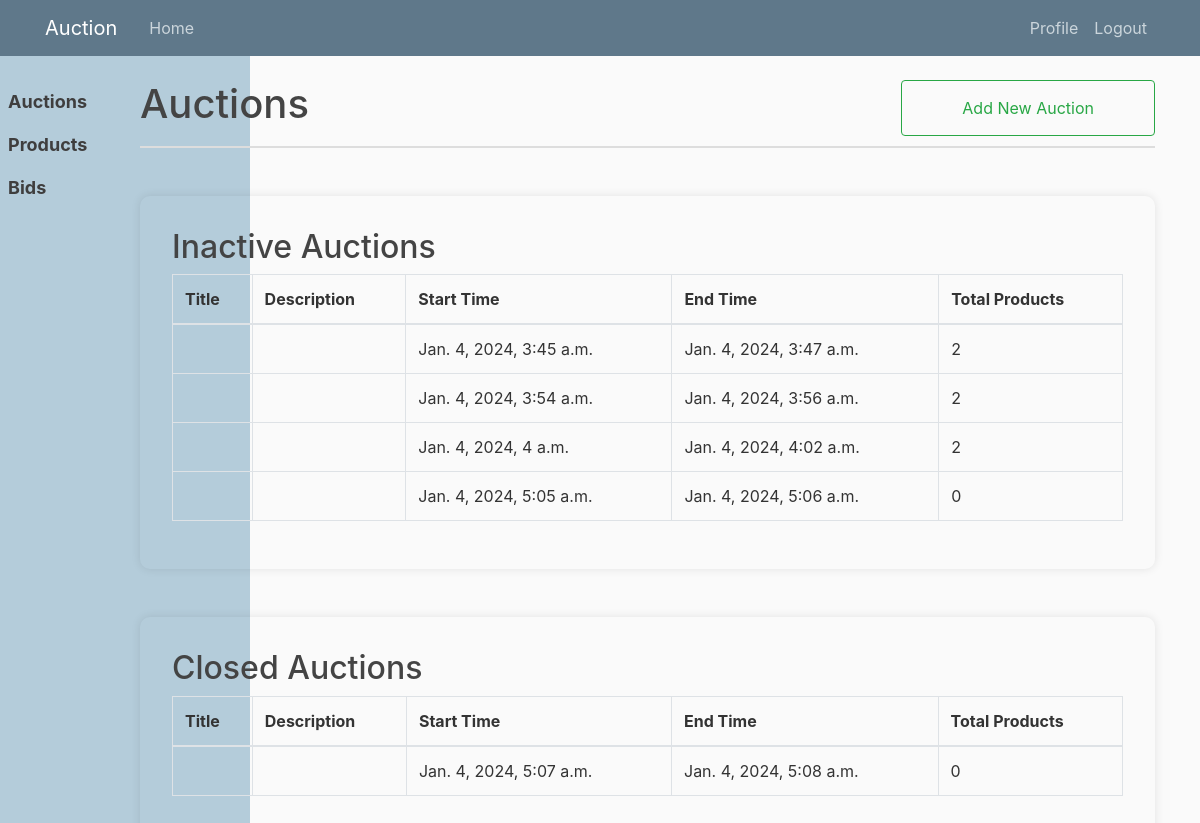
The page /auctions/ (signed in) on the database its author committed.
### auction/models.py (models this page shows, shortened)
class Auction(DirtyFieldsMixin, TimeStampedModel, TitleDescriptionModel, models.Model):
    STATUS_CHOICES = (
        ('pending', 'PENDING'),
        ('inactive', 'INACTIVE'),
        ('live', 'LIVE'),
        ('closed', 'CLOSED'),
    )
    start_time = models.DateTimeField()
    end_time = models.DateTimeField()
    minimum_bids = models.IntegerField()
    is_approved = models.BooleanField(default=False)
    seller = models.ForeignKey(Seller, on_delete=models.CASCADE)
    unsold_product_ids = models.CharField(max_length=500, blank=True)
    status = models.CharField(choices=STATUS_CHOICES,
                              max_length=10, default='pending')

### auction/views.py (the view)
# urls.py: path('auctions/', views.AuctionListView.as_view(), name='auctions-list'),
class AuctionListView(LoginRequiredMixin, View):
    def get(self, request, *args, **kwargs):
        auction_groups = [
            qs for qs in [
                Auction.objects.filter(is_approved=True, status='live'),
                Auction.objects.filter(is_approved=True, status='inactive'),
                Auction.objects.filter(is_approved=True, status='closed')
            ] if qs.exists()
        ]
        if request.user.user_type == 'Seller':
            pending_auctions = Auction.objects.filter(
                is_approved=False, status='pending')
            if pending_auctions.exists():
                auction_groups.append(pending_auctions)
        return render(request, 'auction/auction_list.html', {'auction_groups': auction_groups})

### auction/templates/auction/auction_list.html (shortened to what this page needs)
{% extends "base.html" %}
{% block content %}
<div class="title-container">
  <h1>Auctions</h1>
  {% if user.user_type == 'Seller' %}
  <a class="btn btn-outline-success w-25 anchor-btn" href="{% url 'auction-create' %}">
    Add New Auction
  </a>
  {% endif %}
</div>
{% for auctions in auction_groups %}
<div class="container mt-5 table-cont">
  <h2>{{ auctions.first.status|title }} Auctions</h2>
  <table class="table table-bordered">
    <thead>
      <tr>
        <th>Title</th>
        <th>Description</th>
        <th>Start Time</th>
        <th>End Time</th>
        <th>Total Products</th>
      </tr>
    </thead>
    <tbody>
      {% for auction in auctions %}
      <tr>
        <td>
        </td>
        <td>{{ auction.description }}</td>
        <td>{{ auction.start_time }}</td>
        <td>{{ auction.end_time }}</td>
        <td>{{ auction.product_set.count }}</td>
      </tr>
      {% endfor %}
    </tbody>
  </table>
</div>
{% endfor %}
{% endblock content %}

### static/css/main.css (style rules this page uses)
body { background: #fafafa; color: #333333; margin-top: 5rem; }
h1, h2, h3, h4, h5, h6 { color: #444444; }
.title-container { display: flex; justify-content: space-between; border-bottom: 2px solid #ddd; padding-bottom: 10px; }
.anchor-btn { display: flex; justify-content: center; align-items: center; }
.table-cont { border-radius: 10px; box-shadow: 0 0 10px rgba(0, 0, 0, 0.1); padding: 2rem; margin-top: 1rem; }

### rows shown on the page
Auction: first.status "Inactive", start_time "Jan. 4, 2024, 3:45 a.m.", end_time "Jan. 4, 2024, 3:47 a.m.", product_set.count "2"
Auction: start_time "Jan. 4, 2024, 3:54 a.m.", end_time "Jan. 4, 2024, 3:56 a.m.", product_set.count "2"
Auction: start_time "Jan. 4, 2024, 4 a.m.", end_time "Jan. 4, 2024, 4:02 a.m.", product_set.count "2"
Auction: start_time "Jan. 4, 2024, 5:05 a.m.", end_time "Jan. 4, 2024, 5:06 a.m.", product_set.count "0"
Auction: first.status "Closed", start_time "Jan. 4, 2024, 5:07 a.m.", end_time "Jan. 4, 2024, 5:08 a.m.", product_set.count "0"
